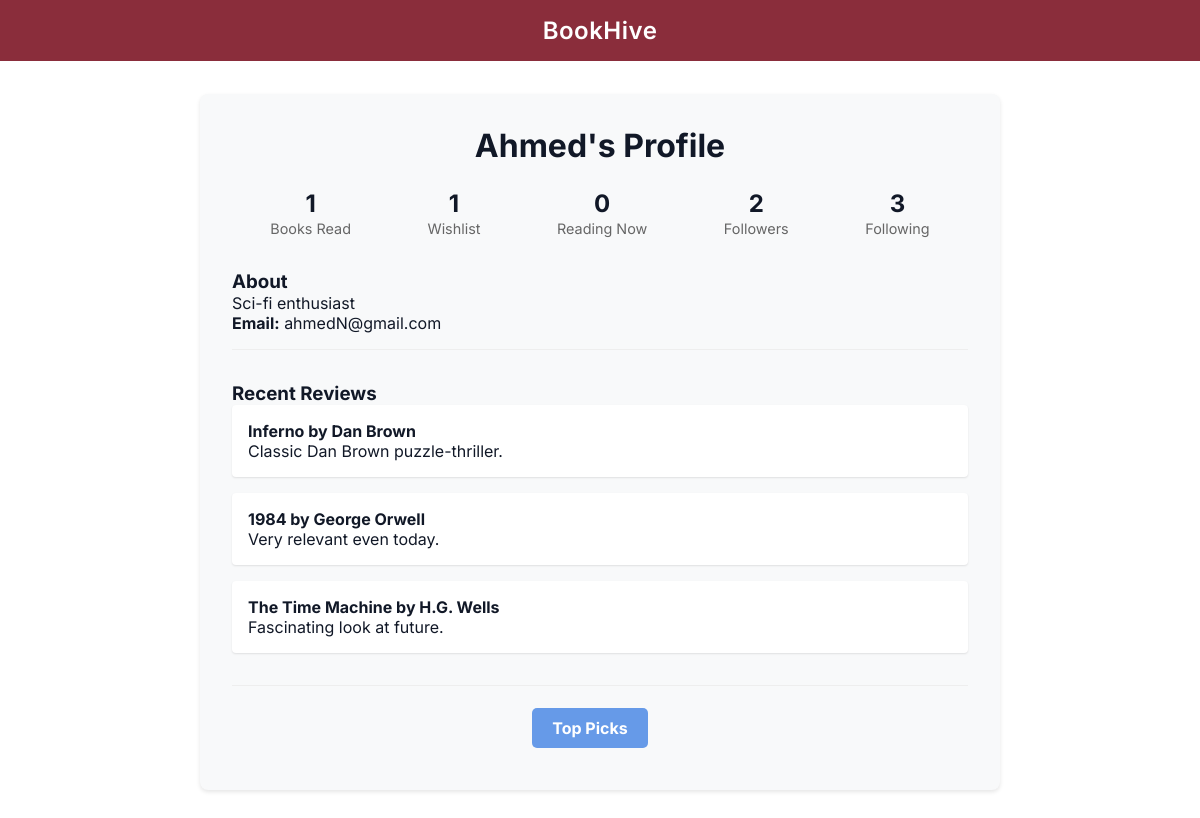
The app's page /profile/Ahmed (signed in) with its own data.
### tables this page shows
CREATE TABLE Users (
    username TEXT PRIMARY KEY,
    email TEXT UNIQUE NOT NULL,
    password TEXT NOT NULL,
    description TEXT,
    noOfBooksRead INT DEFAULT 0,
    topPick1 TEXT,
    topPick2 TEXT,
    topPick3 TEXT
);

CREATE TABLE Reviews (
    username TEXT,
    bookname TEXT,
    review TEXT,
    PRIMARY KEY (username, bookname),
    FOREIGN KEY (username) REFERENCES Users(username),
    FOREIGN KEY (bookname) REFERENCES Books(bookname)
);

CREATE TABLE Books (
    bookname TEXT PRIMARY KEY,
    author TEXT NOT NULL,
    genre TEXT,
    year INT,
    description TEXT,
    averageRating FLOAT DEFAULT 0,
    noOfRatings INT DEFAULT 0,
    cover_url TEXT
);

### app.py (the view)
@app.route('/profile/<username>')
def view_profile(username):
    if 'username' not in session:
        return redirect(url_for('login'))
    current_user = session['username']
    try:
        conn = get_db_connection()
        profile_user = conn.execute('SELECT * FROM Users WHERE username = ?', (username,)).fetchone()
        if not profile_user:
            conn.close()
            return "User not found", 404
        books_read = conn.execute('SELECT COUNT(*) FROM ReadBooksList WHERE username = ?', (username,)).fetchone()[0]
        wishlist_count = conn.execute('SELECT COUNT(*) FROM WishlistBooks WHERE username = ?', (username,)).fetchone()[0]
        currently_reading = conn.execute('SELECT COUNT(*) FROM CurrentlyReadingBooks WHERE username = ?', (username,)).fetchone()[0]
        reviews = conn.execute('''
            SELECT b.bookname, b.author, r.review
            FROM Reviews r
            JOIN Books b ON r.bookname = b.bookname
            WHERE r.username = ?
            ORDER BY r.rowid DESC
            LIMIT 3
        ''', (username,)).fetchall()
        followers = conn.execute('SELECT COUNT(*) FROM Followers WHERE followee = ?', (username,)).fetchone()[0]
        following = conn.execute('SELECT COUNT(*) FROM Followers WHERE follower = ?', (username,)).fetchone()[0]
        is_following = conn.execute(
            'SELECT 1 FROM Followers WHERE follower = ? AND followee = ?',
            (current_user, username)
        ).fetchone()
        conn.close()
        template_to_render = 'profile.html' if current_user == username else 'profile_user.html'
        return render_template(template_to_render,
            username=profile_user['username'],
            email=profile_user['email'],
            description=profile_user['description'],
            books_read=books_read,
            wishlist_count=wishlist_count,
            currently_reading=currently_reading,
            reviews=reviews,
            followers=followers,
            following=following,
            is_following=is_following,
        )
    except sqlite3.Error as e:
        print(f"Database error: {e}")
        return "Error loading profile", 500

### app.py (called while the page is built)
def get_db_connection():
    conn = sqlite3.connect(DATABASE)
    conn.row_factory = sqlite3.Row
    return conn

### templates/profile_user.html (shortened to what this page needs)
{% extends "base2.html" %}
{% block content %}
<div class="profile-container">
    <div class="profile-header">
        <h1>{{ username }}'s Profile</h1>
        <div class="stats">
            <div class="stat-item">
                <span class="stat-number">{{ books_read }}</span>
                <span class="stat-label">Books Read</span>
            </div>
            <div class="stat-item">
                <span class="stat-number">{{ wishlist_count }}</span>
                <span class="stat-label">Wishlist</span>
            </div>
            <div class="stat-item">
                <span class="stat-number">{{ currently_reading }}</span>
                <span class="stat-label">Reading Now</span>
            </div>
            <div class="stat-item">
                <span class="stat-number">{{ followers }}</span>
                <span class="stat-label">Followers</span>
            </div>
            <div class="stat-item">
                <span class="stat-number">{{ following }}</span>
                <span class="stat-label">Following</span>
            </div>
        </div>
    </div>
    <div class="profile-details">
        <div class="detail-section">
            <h3>About</h3>
            <p>{{ description if description else "No description yet" }}</p>
            <p><strong>Email:</strong> {{ email }}</p>
        </div>
        <div class="detail-section">
            <h3>Recent Reviews</h3>
            {% if reviews %}
                {% for review in reviews %}
                <div class="review">
                    <h4>{{ review['bookname'] }} by {{ review['author'] }}</h4>
                    <p>{{ review['review'] }}</p>
                </div>
                {% endfor %}
            {% else %}
                <p>No reviews yet</p>
            {% endif %}
        </div>
    </div>
    <div style="text-align: center; margin-bottom: 20px;">
    <a href="{{ url_for('view_top_picks', username=username) }}"
       style="padding: 10px 20px; background-color: #669ae8; color: #ffffff;
              border-radius: 5px; text-decoration: none; font-weight: bold; margin-right: 20px;">
        Top Picks
    </a>
</div>
</div>
{% endblock %}

### templates/base2.html (style rules this page uses)
:root { --primary: #ffffff; --highlight: #facc15; --bg: #ffffff; --text: #111827; --white: #8A2D3B; }
* { margin: 0; padding: 0; box-sizing: border-box; }
body { font-family: 'Inter', sans-serif; background-color: var(--bg); color: var(--text); }

### templates/profile_user.html (style rules this page uses)
.profile-container { max-width: 800px; margin: 2rem auto; padding: 2rem; background: #f8f9fa; border-radius: 8px; box-shadow: 0 2px 4px rgba(0,0,0,0.1); }
.profile-header { text-align: center; margin-bottom: 2rem; }
.stats { display: flex; justify-content: space-around; margin: 1.5rem 0; }
.stat-item { text-align: center; }
.stat-number { display: block; font-size: 1.5rem; font-weight: bold; }
.stat-label { font-size: 0.9rem; color: #666; }
.detail-section { margin-bottom: 2rem; padding-bottom: 1rem; border-bottom: 1px solid #eee; }
.review { background: white; padding: 1rem; margin-bottom: 1rem; border-radius: 4px; box-shadow: 0 1px 2px rgba(0,0,0,0.1); }

### records on screen
Users: username "Ahmed", description "Sci-fi enthusiast", email "ahmedN@gmail.com"
Reviews: bookname "Inferno", author "Dan Brown", review "Classic Dan Brown puzzle-thriller."
Reviews: bookname "1984", author "George Orwell", review "Very relevant even today."
Reviews: bookname "The Time Machine", author "H.G. Wells", review "Fascinating look at future."

### other values on screen
{{ books_read }} "1"
{{ wishlist_count }} "1"
{{ currently_reading }} "0"
{{ followers }} "2"
{{ following }} "3"
